Frame 1 (no input): blank canvas, image omitted
Frame 60 (no input): blank canvas, image omitted
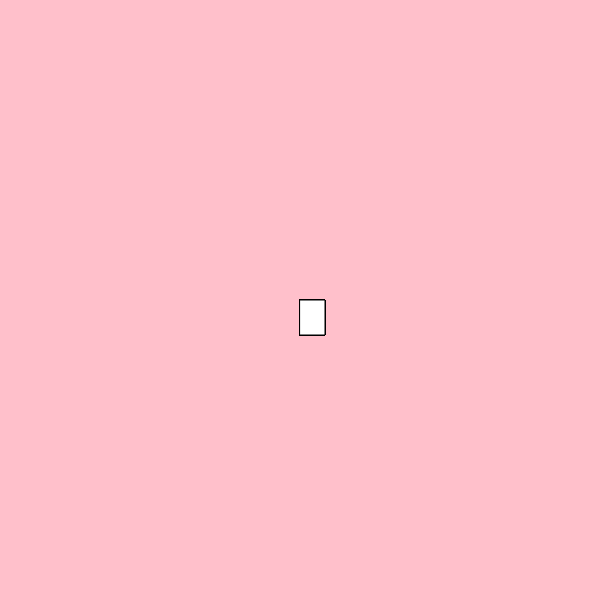
Frame 120 (the mouse pressed at the canvas centre since frame 60)

The p5.js sketch whose frames 1 and 60 were blank and that drew this single picture after the mouse press (run headless with seeded random() and noise() and a simulated clock; from frame 60 on, the mouse is pressed at the canvas centre):

// p5.js sketch
// ── sketch.js
function setup() {
  createCanvas(600, 600);
   background("pink");
            
}
  
function draw() {   
  
  stroke("black")
  fill("111")
  
       
 if(mouseIsPressed){
    rect(mouseX,mouseY,25,35);
  }
}
